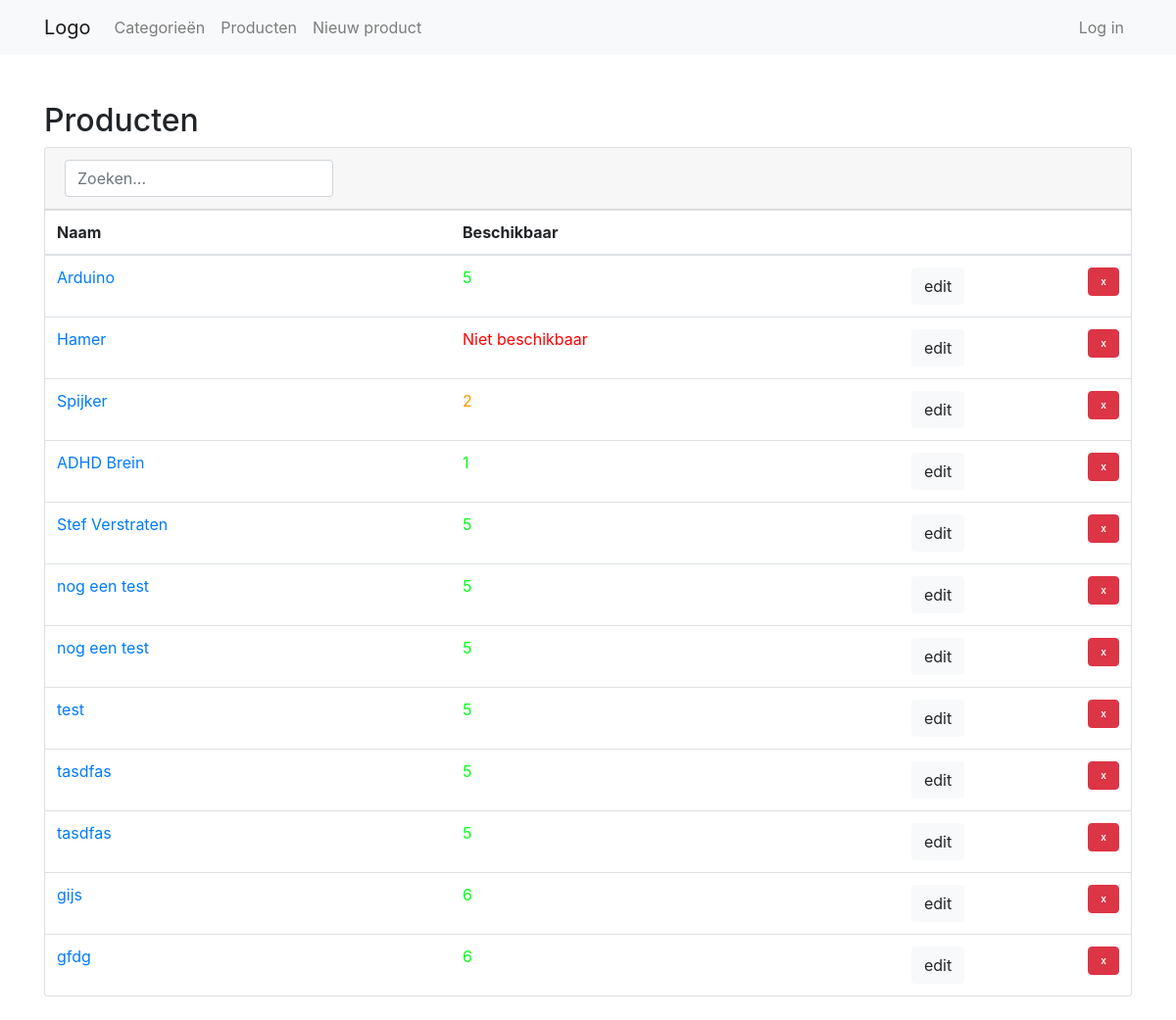
Page /producten on the earlier database version.
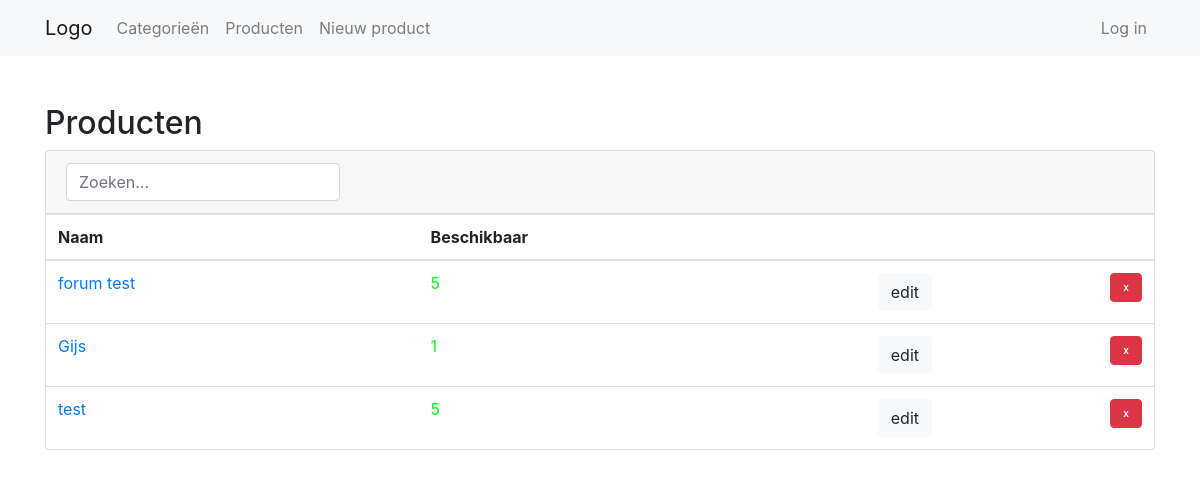
Same page on the later database version.
### tables this page shows
CREATE TABLE `products` (
  `product_id` int(11) NOT NULL,
  `category_id` int(11) NOT NULL,
  `name` varchar(255) NOT NULL,
  `slug` varchar(255) NOT NULL,
  `body` text NOT NULL,
  `created_at` timestamp NOT NULL DEFAULT CURRENT_TIMESTAMP,
  `count` int(11) NOT NULL,
  `available` int(11) NOT NULL
);

### application/controllers/Products.php (called while the page is built, shortened)
<?php
	class Products extends CI_Controller {
		public function index() {
			$data['title'] = 'Producten';
			$data['products'] = $this->Product_model->get_products();
			$this->load->view('templates/header');
			$this->load->view('products/index', $data);
			$this->load->view('templates/footer');
		}
	}

### index.php (called while the page is built, shortened)
<?php
require_once BASEPATH.'core/CodeIgniter.php';

### application/models/Product_model.php (called while the page is built, shortened)
<?php
	class Product_model extends CI_Model {
		public function get_products($slug = FALSE) {
			if ($slug === FALSE) {
				$query = $this->db->get('products');
				return $query->result_array();
			}
			$query = $this->db->get_where('products', array('slug' => $slug));
			return $query->row_array();
		}
	}

### application/views/products/index.php (the view)
<h2><?=$title?></h2>
<?php if($products) { ?>
<div class="card mb-4" id="products">
	<div class="card-header">
		<form class="form-inline mb-0">
			<input type="text" id="productSearch" class="form-control search" placeholder="Zoeken...">
		</form>
	</div>
	<div class="table-responsive">
		<table class="table card-table mb-0">
			<thead>
				<tr>
					<th>Naam</th>
					<th>Beschikbaar</th>
                    <th></th>
				</tr>
			</thead>
			<tbody class="list">
				<?php foreach($products as $product): ?>
					<tr>
						<td class="name"><a href="<?=site_url('/producten/' . $product['slug'])?>"><?=$product['name']?></a></td>
						<?php if ($product['available'] > 2 || $product['available'] == $product['count']) { ?>
							<td class="text-green"><?=$product['available']?></td>
						<?php } elseif ($product['available'] == 0) { ?>
							<td class="text-red">Niet beschikbaar</td>
						<?php } elseif ($product['available'] <= 2) { ?>
							<td class="text-orange"><?=$product['available']?></td>
						<?php } ?>
                        <td>
                            <?php echo form_open('/products/delete/'.$product['product_id']); ?>
                            <button type="submit" class="btn btn-danger float-right" style="font-size: 10px !important; font-weight: 600;">x</button>
                            </form>
                            <a class="btn btn-light pull-right" href="products/edit/<?php echo $product['slug']; ?>">edit</a>
                        </td>
                    </tr>
				<?php endforeach; ?>
			</tbody>
	</div>
</div>
<?php } ?>

### application/views/templates/header.php (shortened to what this page needs)
<html>
	<head>
		<link rel="stylesheet" href="<?php echo base_url(); ?>assets/css/bootstrap.min.css">
		<link rel="stylesheet" href="https://use.fontawesome.com/releases/v5.3.1/css/all.css">
		<link rel="stylesheet" href="<?php echo base_url(); ?>assets/css/style.css?<?php echo time(); ?>">
	</head>
	<body>
		<header class="mb-5">
			<nav class="navbar navbar-expand-lg navbar-light bg-light">
				<div class="container">
					<a class="navbar-brand" href="<?php echo base_url(); ?>">Logo</a>
					<div class="collapse navbar-collapse" id="navbarSupportedContent">
						<ul class="navbar-nav mr-auto">
							<li class="nav-item">
								<a class="nav-link" href="<?php echo base_url(); ?>categorieen">Categorieën</a>
							</li>
							<li class="nav-item">
								<a class="nav-link" href="<?php echo base_url(); ?>producten">Producten</a>
							</li>
							<li class="nav-item">
								<a class="nav-link" href="<?php echo base_url(); ?>producten/nieuw">Nieuw product</a>
							</li>
						</ul>
						<ul class="navbar-nav">
							<?php if (!$this->session->userdata('logged_in')) { ?>
							<li class="nav-item">
								<a class="nav-link" href="<?php echo base_url(); ?>users/login">Log in</a>
							</li>
							<?php } ?>
						</ul>
					</div>
				</div>
			</nav>
		</header>
		<main>
			<div class="container">

### application/views/templates/footer.php (shortened to what this page needs)
			</div>
		</main>
	</body>
</html>

### assets/css/style.css (style rules this page uses)
a { cursor: pointer; }
.text-green { color: #00ff17; }
.text-orange { color: #ff9900; }
.text-red { color: #ff0000; }

Differences in the rows shown:
removed products: name "Arduino", available "5"
removed products: name "Hamer", available "Niet beschikbaar"
removed products: name "Spijker", available "2"
removed products: name "ADHD Brein", available "1"
removed products: name "Stef Verstraten", available "5"
removed products: name "nog een test", available "5"
removed products: name "nog een test", available "5"
removed products: name "tasdfas", available "5"
removed products: name "tasdfas", available "5"
removed products: name "gijs", available "6"
removed products: name "gfdg", available "6"
added products: name "forum test", available "5"
added products: name "Gijs", available "1"
